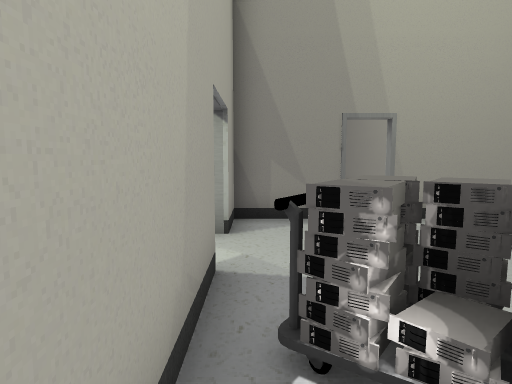
View 1 (above)

24 first-person views from a walk through a level from a Godot 3-D game. The camera is 1.4 m above the floor, tilts 6° down and sees 75° across. The floor is counted in squares, 1 m on a side. Each view is taken from the middle of a square. On the plan, view 1 faces up. The plan holds only what a view shows up to about 15 squares ahead; the rest is blank. Door leaves are left out where a doorway can be walked through.

View 2
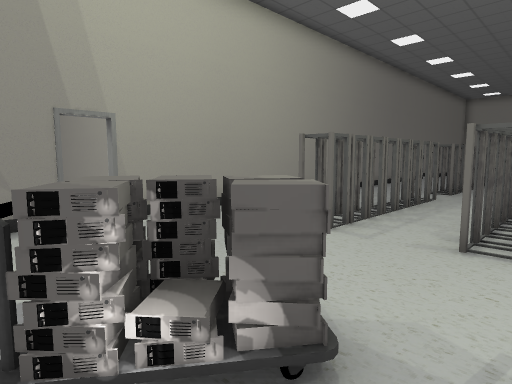

View 3
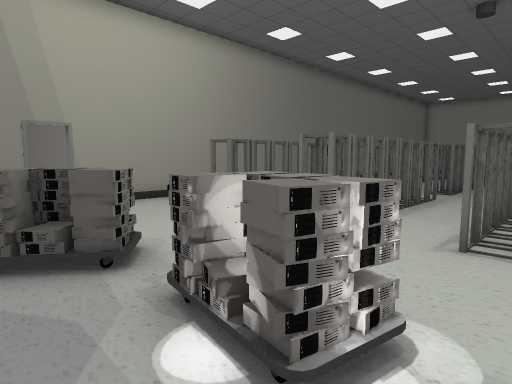

View 4
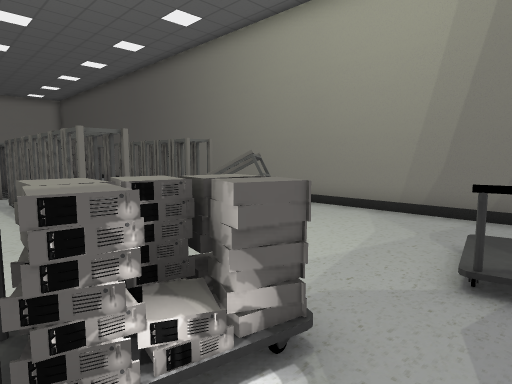

View 5
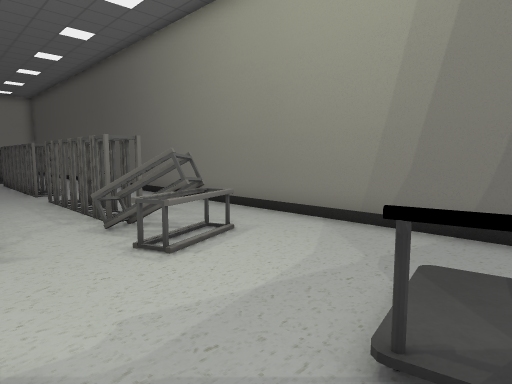

View 6
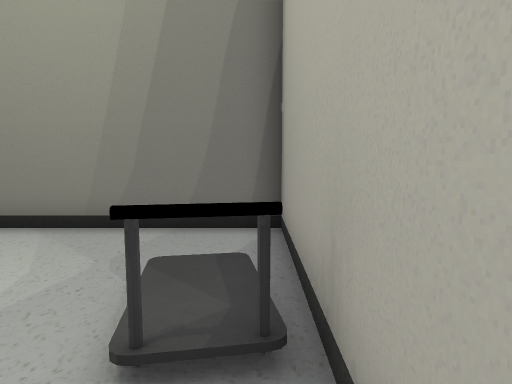

View 7
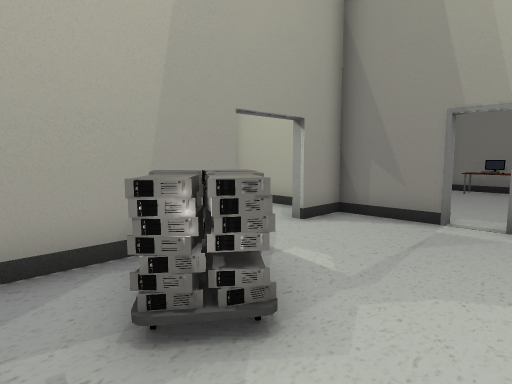

View 8
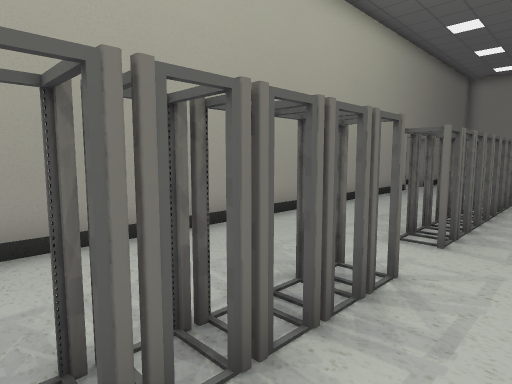

View 9
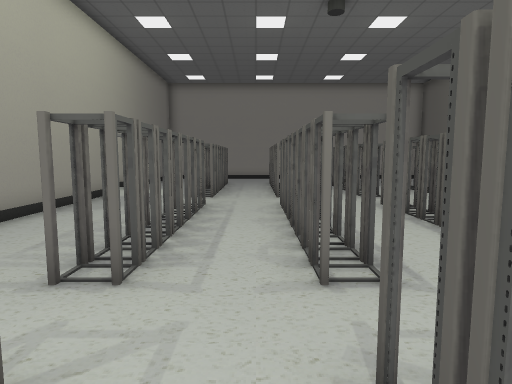

View 10
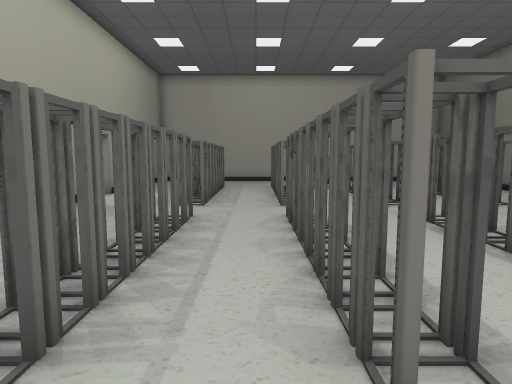

View 11
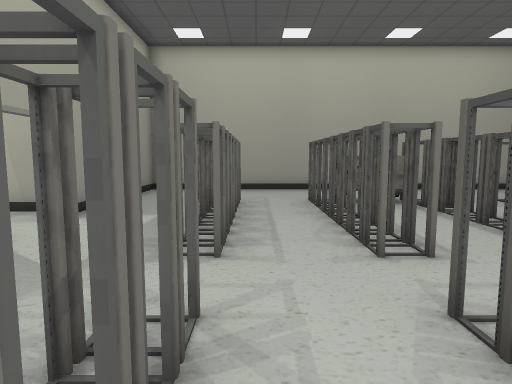

View 12
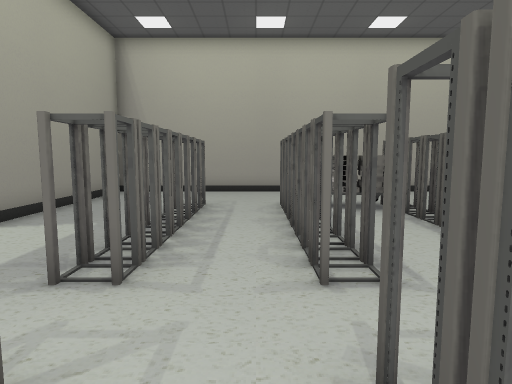

View 13
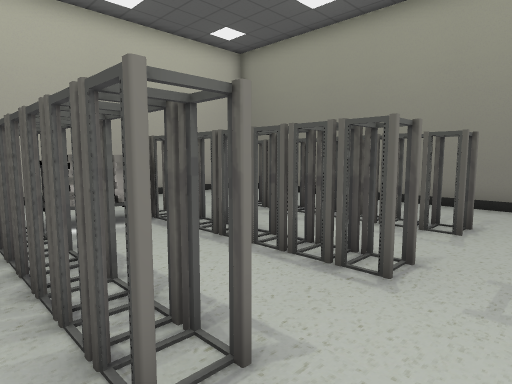

View 14
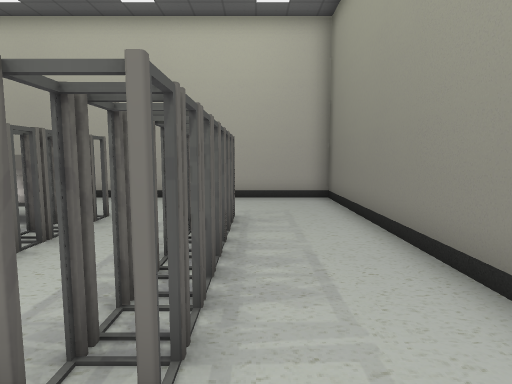

View 15
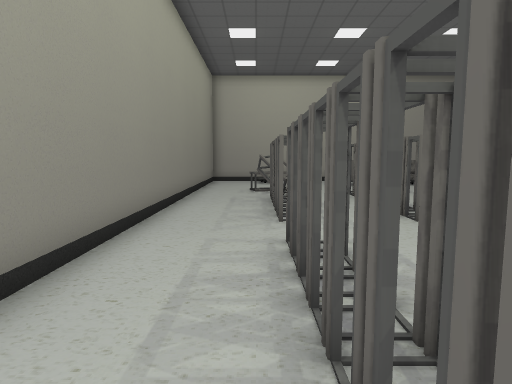

View 16
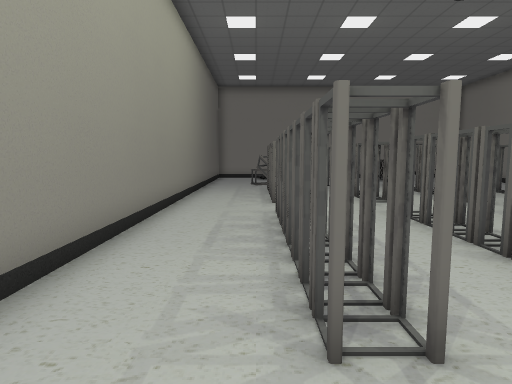

View 17
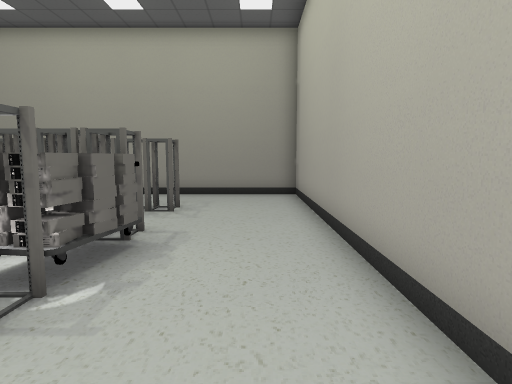

View 18
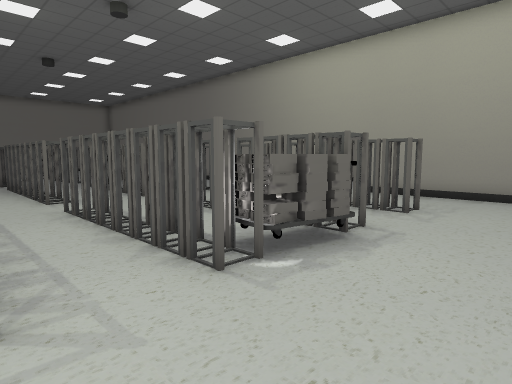

View 19
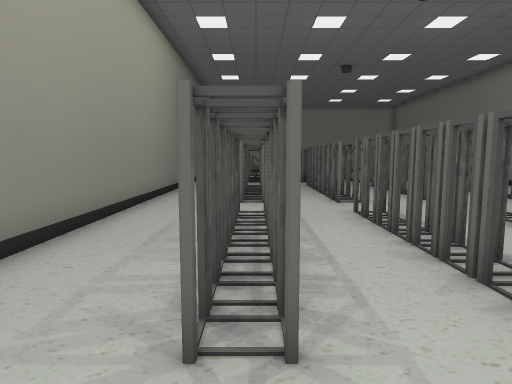

View 20
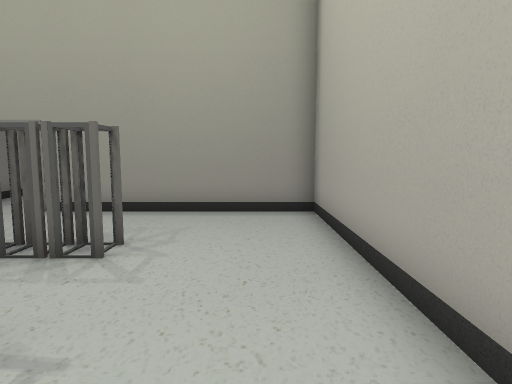

View 21
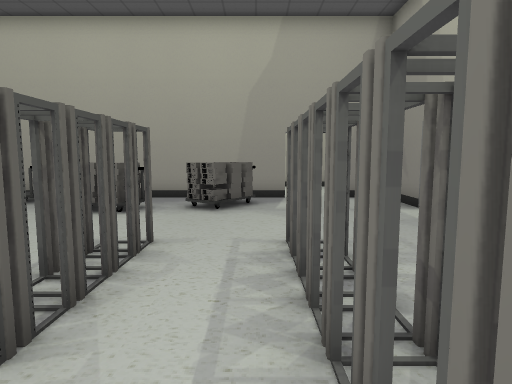

View 22
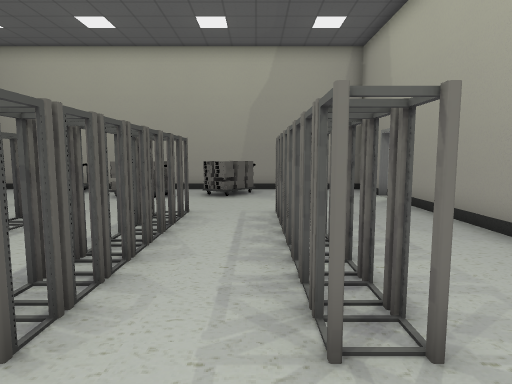

View 23
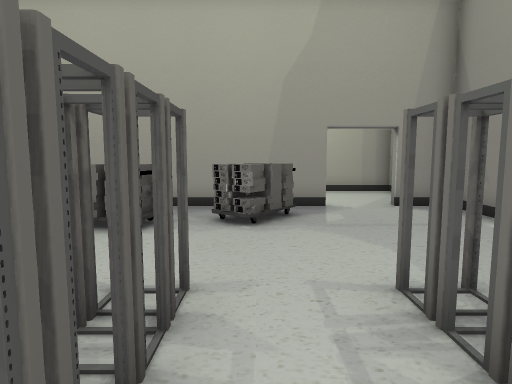

View 24
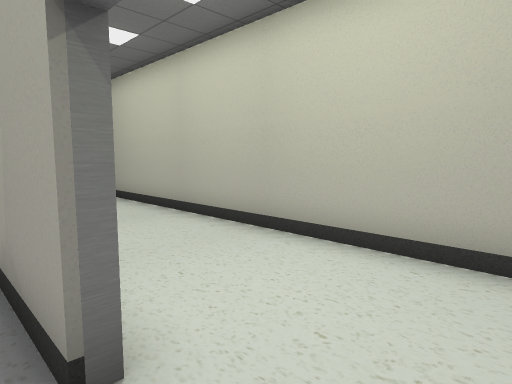

### Floor plan
Key: @ floor where view 1 was taken; # wall or solid block; . floor; / step, stairs or slope; D open door; = window, fence, low wall or low ledge; S server; C cart; T thing the floor can be seen under or through; O other object.
Columns run from 5 left of view 1 to 32 right of it. Each row starts with its distance up from view 1.
 16      ###
 15       ####
 14       OO#
 13       ..#
 12       ..#
 11       ..#                 #
 10       ..#                 #.
  9        .##                #.. .#
  8 #######DD###################DD########
  7 #...#.......................DD.......#
  6 #...D................................#
  5 #...D................................#
  4 #...D......######..######..######....#
  3 #...#.S..............................#
  2 #...#SSS.............................#
  1 #...#..S...######..######..#######...#
  0 #...#@SCS.......................OS...#
 -1 #.. #..SS.......................OS...#
 -2 #.. #..S...######..######..TTTTTTS...#
 -3 #.  #................................#
 -4 #.  #CC...=..........................#
 -5 #   #//..=#######..######..######....#
 -6 #   #//...=..........................#
 -7     #................................#
 -8     #................................#
 -9     ##################################

Where each view was taken, in squares from view 1:
view 1: 0 up, 0 right, facing up
view 2: 0 up, 0 right, facing up-right
view 3: 3 down, 0 right, facing up-right
view 4: 0 up, 0 right, facing down-right
view 5: 2 down, 0 right, facing down-right
view 6: 2 down, 0 right, facing down
view 7: 0 up, 4 right, facing up-left
view 8: 2 up, 8 right, facing up-right
view 9: 2 up, 10 right, facing right
view 10: 2 up, 12 right, facing right
view 11: 3 up, 17 right, facing right
view 12: 2 up, 18 right, facing right
view 13: 2 up, 20 right, facing down-right
view 14: 6 down, 20 right, facing right
view 15: 6 down, 19 right, facing left
view 16: 6 down, 22 right, facing left
view 17: 5 down, 30 right, facing up
view 18: 5 down, 31 right, facing up-left
view 19: 5 down, 30 right, facing left
view 20: 1 down, 30 right, facing up
view 21: 3 up, 11 right, facing left
view 22: 3 up, 14 right, facing left
view 23: 2 up, 9 right, facing left
view 24: 6 up, 0 right, facing down-left
